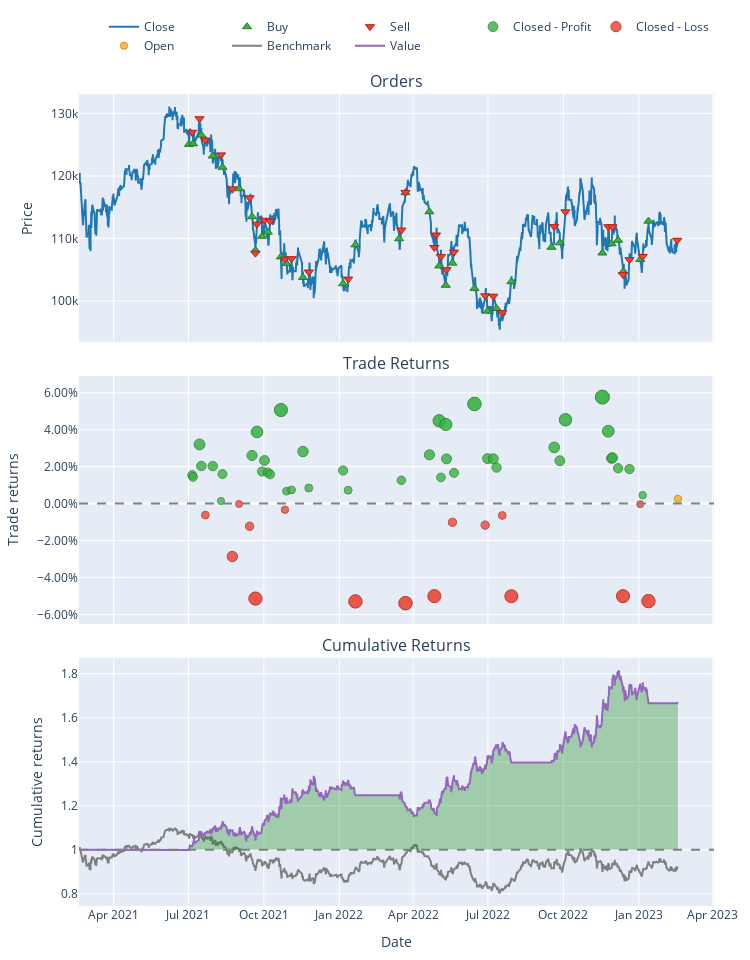

The notebook cell this image was saved under:
### Code cell
import vectorbt as vbt
import numpy as np
import datetime as dt


def get_data(tickers, startDate, endDate):
    dados = vbt.YFData.download(tickers, start = startDate, end = endDate,
                                missing_index='drop',interval='1h').get('Close')
    close = dados[:]
    return close


def custom_indicator(close, rsi_window = 14, slow_ma=200, fast_ma=50, entry=30, exit=70):
    rsi = vbt.RSI.run(close, window = rsi_window).rsi
    media_rap = vbt.MA.run(close, window = slow_ma).ma.to_numpy()
    media_lenta = vbt.MA.run(close, window = fast_ma).ma.to_numpy()

    trend = np.where( (rsi > exit) & (media_lenta < media_rap), -1, 0)  ## This array creates entries and exits
    trend = np.where( (rsi < entry) & (media_rap > media_lenta), 1, trend) 
    
    # rsi.plot(title='RSI IBOV')  ## Plot the asset RSI, in this case "IBOV"
    return trend


### INDICATOR FACTORY ### Excelent for parameter optimization
ind = vbt.IndicatorFactory(    
        class_name = "Combination",
        short_name = "comb",
        input_names = ["close"],
        param_names = ["rsi_window", "slow_ma", "fast_ma", "entry", "exit"],
        output_names = ["value"]    
        ).from_apply_func(
                custom_indicator,  
                rsi_window = 14,
                slow_ma = 200,
                fast_ma = 50,
                entry = 30,
                exit = 70
                )


def create_signals(result):
    entries = result.value == 1.0
    exits = result.value == -1.0
    return entries, exits


def build_portfolio(close, entries, exits):
    pf = vbt.Portfolio.from_signals(close, entries=entries, exits=exits,
                                    direction='all', sl_stop=0.05)
    print(pf.stats(silence_warnings=True))
    return pf


def main():
    endDate = dt.datetime.now()
    startDate = endDate - dt.timedelta(days=730)
    tickers = ['^BVSP']
    rsi_windows = 14
    slow_ma = 200
    fast_ma = 50
    entry = 30
    exit = 65


    close = get_data(tickers, startDate, endDate)
    trend = custom_indicator(close, rsi_window=rsi_windows, slow_ma=slow_ma, fast_ma=fast_ma, entry=entry, exit=exit)    
    result = ind.run(close, rsi_window=rsi_windows, slow_ma=slow_ma, fast_ma=fast_ma, entry=entry, exit=exit)
    entries, exits = create_signals(result)


    pf = build_portfolio(close, entries, exits)
    fig = pf.plot()
    fig.show()
  

if __name__ == '__main__':
    main()

### Figure 1 — Plotly figure (JSON) as saved in the notebook; plotly's stock layout.template omitted (floating-point values rounded to 4 significant figures; data arrays with more than 128 entries replaced by an {"elided": "..."} marker saying what was removed)
{"data": [{"legendgroup": "0", "line": {"color": "#1f77b4"}, "name": "Close", "showlegend": true, "type": "scatter", "uid": "1f4cf922-c1b5-43ba-83d6-0bda7056a907", "x": {"elided": "3279 str values"}, "xaxis": "x", "y": {"elided": "3279 float values"}, "yaxis": "y"}, {"customdata": [[0, 0.0007996, 0], [2, 0.001623, 0], [4, 0.00168, 0], [6, 0.00175, 0], [8, 0.001815, 0], [10, 0.001843, 0], [12, 0.001892, 0], [14, 0.0009667, 0], [16, 0.001967, 0], [18, 0.002036, 0], [20, 0.002181, 0], [22, 0.002307, 0], [24, 0.00239, 0], [26, 0.002502, 0], [28, 0.001274, 0], [29, 0.001135, 0], [31, 0.001135, 0], [33, 0.002093, 0], [36, 0.002208, 0], [38, 0.00241, 0], [40, 0.002489, 0], [42, 0.002604, 0], [44, 0.002813, 0], [46, 0.002939, 0], [48, 0.001498, 0], [49, 0.001286, 0], [51, 0.002633, 0], [53, 0.002859, 0], [55, 0.0031, 0], [57, 0.003238, 0], [59, 0.001643, 0], [61, 0.003286, 0], [63, 0.001642, 0]], "hovertemplate": "Order Id: %{customdata[0]}<br>Date: %{x}<br>Price: %{y}<br>Size: %{customdata[1]:.6f}<br>Fees: %{customdata[2]:.6f}", "legendgroup": "1", "marker": {"color": "#37B13F", "line": {"color": "rgb(38,123,44)", "width": 1}, "size": 8, "symbol": "triangle-up"}, "mode": "markers", "name": "Buy", "type": "scatter", "uid": "3abf5766-ce19-47ae-86c7-f6377916e712", "x": ["2021-07-01T17:00:00+00:00", "2021-07-06T16:00:00+00:00", "2021-07-16T18:00:00+00:00", "2021-07-30T16:00:00+00:00", "2021-08-11T13:00:00+00:00", "2021-08-31T17:00:00+00:00", "2021-09-16T13:00:00+00:00", "2021-09-20T17:00:00+00:00", "2021-09-28T17:00:00+00:00", "2021-10-05T17:00:00+00:00", "2021-10-21T18:00:00+00:00", "2021-10-28T14:00:00+00:00", "2021-11-17T16:00:00+00:00", "2022-01-05T13:00:00+00:00", "2022-01-20T13:00:00+00:00", "2022-03-14T18:00:00+00:00", "2022-03-22T13:00:00+00:00", "2022-04-20T17:00:00+00:00", "2022-05-02T16:00:00+00:00", "2022-05-10T16:00:00+00:00", "2022-05-18T18:00:00+00:00", "2022-06-14T14:00:00+00:00", "2022-06-30T13:00:00+00:00", "2022-07-11T13:00:00+00:00", "2022-07-29T14:00:00+00:00", "2022-09-16T13:00:00+00:00", "2022-09-26T17:00:00+00:00", "2022-11-17T13:00:00+00:00", "2022-11-28T16:00:00+00:00", "2022-12-06T16:00:00+00:00", "2022-12-12T16:00:00+00:00", "2023-01-02T15:00:00+00:00", "2023-01-12T16:00:00+00:00"], "xaxis": "x", "y": [125100.0, 125200.0, 126500.0, 123200.0, 121400.0, 118000.0, 113500.0, 108100.0, 110300.0, 111000.0, 107000.0, 106000.0, 103700.0, 102700.0, 109000.0, 109900.0, 117300.0, 114300.0, 105600.0, 102500.0, 106000.0, 102000.0, 98350.0, 98770.0, 103100.0, 108600.0, 109300.0, 107700.0, 109100.0, 109700.0, 104600.0, 106600.0, 112800.0], "yaxis": "y"}, {"customdata": [[1, 0.001599, 0], [3, 0.001646, 0], [5, 0.001714, 0], [7, 0.001786, 0], [9, 0.001844, 0], [11, 0.001843, 0], [13, 0.0009707, 0], [15, 0.001933, 0], [17, 0.002002, 0], [19, 0.00207, 0], [21, 0.002291, 0], [23, 0.002322, 0], [25, 0.002457, 0], [27, 0.002547, 0], [30, 0.00227, 0], [32, 0.001019, 0], [34, 0.001074, 0], [35, 0.001055, 0], [37, 0.002307, 0], [39, 0.002514, 0], [41, 0.002463, 0], [43, 0.002744, 0], [45, 0.002881, 0], [47, 0.002996, 0], [50, 0.002572, 0], [52, 0.002694, 0], [54, 0.003024, 0], [56, 0.003176, 0], [58, 0.00165, 0], [60, 0.003287, 0], [62, 0.003285, 0], [64, 0.001519, 0]], "hovertemplate": "Order Id: %{customdata[0]}<br>Date: %{x}<br>Price: %{y}<br>Size: %{customdata[1]:.6f}<br>Fees: %{customdata[2]:.6f}", "legendgroup": "2", "marker": {"color": "#EA4335", "line": {"color": "rgb(181,31,18)", "width": 1}, "size": 8, "symbol": "triangle-down"}, "mode": "markers", "name": "Sell", "type": "scatter", "uid": "2c5bfbc0-97af-49e4-a324-45020b327545", "x": ["2021-07-05T15:00:00+00:00", "2021-07-14T13:00:00+00:00", "2021-07-21T16:00:00+00:00", "2021-08-09T17:00:00+00:00", "2021-08-23T13:00:00+00:00", "2021-09-13T14:00:00+00:00", "2021-09-20T16:00:00+00:00", "2021-09-22T13:00:00+00:00", "2021-10-01T17:00:00+00:00", "2021-10-08T13:00:00+00:00", "2021-10-26T16:00:00+00:00", "2021-11-03T15:00:00+00:00", "2021-11-24T17:00:00+00:00", "2022-01-11T17:00:00+00:00", "2022-03-17T13:00:00+00:00", "2022-03-22T14:00:00+00:00", "2022-04-26T18:00:00+00:00", "2022-04-28T18:00:00+00:00", "2022-05-04T18:00:00+00:00", "2022-05-11T14:00:00+00:00", "2022-05-20T17:00:00+00:00", "2022-06-27T16:00:00+00:00", "2022-07-07T13:00:00+00:00", "2022-07-18T13:00:00+00:00", "2022-09-19T19:00:00+00:00", "2022-10-03T13:00:00+00:00", "2022-11-24T17:00:00+00:00", "2022-11-29T18:00:00+00:00", "2022-12-12T15:00:00+00:00", "2022-12-20T13:00:00+00:00", "2023-01-05T15:00:00+00:00", "2023-02-16T18:00:00+00:00"], "xaxis": "x", "y": [127000.0, 129200.0, 125800.0, 123400.0, 117900.0, 116500.0, 107600.0, 112300.0, 112900.0, 112800.0, 106700.0, 106700.0, 104600.0, 103500.0, 111300.0, 117400.0, 108500.0, 110500.0, 107100.0, 105000.0, 107800.0, 100800.0, 100700.0, 98130.0, 111900.0, 114200.0, 111900.0, 111800.0, 104200.0, 106600.0, 107100.0, 109700.0], "yaxis": "y"}, {"customdata": [[0, 0, 1.546], [1, 1, 1.466], [2, 2, 3.3], [3, 3, 2.163], [5, 5, 2.189], [6, 6, 0.1543], [7, 7, 1.762], [11, 11, 2.796], [13, 13, 4.052], [14, 14, 1.884], [15, 15, 2.578], [16, 16, 1.907], [17, 17, 1.816], [18, 18, 5.916], [20, 20, 0.8214], [21, 21, 0.9103], [22, 22, 3.497], [23, 23, 1.077], [24, 24, 2.306], [25, 25, 0.9471], [27, 27, 1.574], [29, 29, 3.155], [31, 31, 5.226], [32, 32, 1.726], [33, 33, 5.292], [34, 34, 3.12], [36, 36, 2.174], [37, 37, 7.162], [39, 39, 3.367], [40, 40, 3.437], [41, 41, 2.831], [44, 44, 4.251], [45, 45, 3.341], [46, 46, 6.684], [47, 47, 8.875], [48, 48, 6.377], [49, 49, 4.149], [50, 50, 4.308], [51, 51, 3.398], [53, 53, 3.218], [55, 55, 0.7997]], "hovertemplate": "Trade Id: %{customdata[0]}<br>Position Id: %{customdata[1]}<br>Date: %{x}<br>PnL: %{customdata[1]:.6f}<br>Return: %{y}", "legendgroup": "3", "marker": {"color": "#37B13F", "line": {"color": "rgb(38,123,44)", "width": 1}, "opacity": [0.7898, 0.7871, 0.8331, 0.8026, 0.8025, 0.7531, 0.7912, 0.8174, 0.8507, 0.7948, 0.8104, 0.7935, 0.7907, 0.8818, 0.767, 0.7687, 0.8231, 0.7715, 0.7963, 0.7683, 0.7824, 0.8183, 0.8665, 0.7864, 0.8613, 0.8127, 0.7929, 0.8903, 0.813, 0.8128, 0.8004, 0.8289, 0.8101, 0.868, 0.9, 0.8517, 0.8135, 0.8143, 0.7994, 0.7983, 0.7614], "size": [8.858, 8.733, 10.88, 9.453, 9.448, 7.144, 8.923, 10.15, 11.7, 9.089, 9.818, 9.03, 8.899, 13.15, 7.792, 7.875, 10.41, 8.003, 9.16, 7.855, 8.51, 10.19, 12.44, 8.701, 12.19, 9.925, 9.002, 13.55, 9.94, 9.93, 9.351, 10.68, 9.803, 12.51, 14, 11.75, 9.962, 10.0, 9.305, 9.254, 7.53], "symbol": "circle"}, "mode": "markers", "name": "Closed - Profit", "type": "scatter", "uid": "34d93fae-3a17-4d4c-a4d7-20b883a818e9", "x": ["2021-07-05T15:00:00+00:00", "2021-07-06T16:00:00+00:00", "2021-07-14T13:00:00+00:00", "2021-07-16T18:00:00+00:00", "2021-07-30T16:00:00+00:00", "2021-08-09T17:00:00+00:00", "2021-08-11T13:00:00+00:00", "2021-09-16T13:00:00+00:00", "2021-09-22T13:00:00+00:00", "2021-09-28T17:00:00+00:00", "2021-10-01T17:00:00+00:00", "2021-10-05T17:00:00+00:00", "2021-10-08T13:00:00+00:00", "2021-10-21T18:00:00+00:00", "2021-10-28T14:00:00+00:00", "2021-11-03T15:00:00+00:00", "2021-11-17T16:00:00+00:00", "2021-11-24T17:00:00+00:00", "2022-01-05T13:00:00+00:00", "2022-01-11T17:00:00+00:00", "2022-03-17T13:00:00+00:00", "2022-04-20T17:00:00+00:00", "2022-05-02T16:00:00+00:00", "2022-05-04T18:00:00+00:00", "2022-05-10T16:00:00+00:00", "2022-05-11T14:00:00+00:00", "2022-05-20T17:00:00+00:00", "2022-06-14T14:00:00+00:00", "2022-06-30T13:00:00+00:00", "2022-07-07T13:00:00+00:00", "2022-07-11T13:00:00+00:00", "2022-09-19T19:00:00+00:00", "2022-09-26T17:00:00+00:00", "2022-10-03T13:00:00+00:00", "2022-11-17T13:00:00+00:00", "2022-11-24T17:00:00+00:00", "2022-11-28T16:00:00+00:00", "2022-11-29T18:00:00+00:00", "2022-12-06T16:00:00+00:00", "2022-12-20T13:00:00+00:00", "2023-01-05T15:00:00+00:00"], "xaxis": "x2", "y": [0.01546, 0.01444, 0.03204, 0.02035, 0.02031, 0.001403, 0.016, 0.02604, 0.03878, 0.01736, 0.02334, 0.01688, 0.0158, 0.05069, 0.006721, 0.007398, 0.02821, 0.008447, 0.01794, 0.007239, 0.01261, 0.02639, 0.04483, 0.01417, 0.04284, 0.02422, 0.01665, 0.05394, 0.02434, 0.02426, 0.01951, 0.03045, 0.02322, 0.0454, 0.05766, 0.03918, 0.02453, 0.02486, 0.01913, 0.01871, 0.004567], "yaxis": "y2"}, {"customdata": [[4, 4, -0.6712], [8, 8, -3.202], [9, 9, -0.0238], [10, 10, -1.336], [12, 12, -5.663], [19, 19, -0.4097], [26, 26, -6.976], [28, 28, -6.814], [30, 30, -6.146], [35, 35, -1.336], [38, 38, -1.63], [42, 42, -0.9495], [43, 43, -7.37], [52, 52, -9.07], [54, 54, -0.05445], [56, 56, -9.284]], "hovertemplate": "Trade Id: %{customdata[0]}<br>Position Id: %{customdata[1]}<br>Date: %{x}<br>PnL: %{customdata[1]:.6f}<br>Return: %{y}", "legendgroup": "4", "marker": {"color": "#EA4335", "line": {"color": "rgb(181,31,18)", "width": 1}, "opacity": [0.7656, 0.8241, 0.75, 0.7815, 0.8837, 0.7582, 0.8877, 0.8902, 0.8802, 0.7759, 0.7798, 0.7662, 0.8803, 0.8803, 0.7502, 0.8872], "size": [7.727, 10.46, 7, 8.471, 13.24, 7.38, 13.42, 13.54, 13.08, 8.207, 8.393, 7.755, 13.08, 13.08, 7.011, 13.4], "symbol": "circle"}, "mode": "markers", "name": "Closed - Loss", "type": "scatter", "uid": "e4bbb556-8a05-4ef5-808f-21de0b49f9f8", "x": ["2021-07-21T16:00:00+00:00", "2021-08-23T13:00:00+00:00", "2021-08-31T17:00:00+00:00", "2021-09-13T14:00:00+00:00", "2021-09-20T16:00:00+00:00", "2021-10-26T16:00:00+00:00", "2022-01-20T13:00:00+00:00", "2022-03-22T13:00:00+00:00", "2022-04-26T18:00:00+00:00", "2022-05-18T18:00:00+00:00", "2022-06-27T16:00:00+00:00", "2022-07-18T13:00:00+00:00", "2022-07-29T14:00:00+00:00", "2022-12-12T15:00:00+00:00", "2023-01-02T15:00:00+00:00", "2023-01-12T16:00:00+00:00"], "xaxis": "x2", "y": [-0.006188, -0.02861, -0.0002189, -0.01229, -0.05141, -0.003341, -0.05294, -0.05391, -0.05008, -0.01013, -0.01165, -0.006418, -0.05014, -0.05011, -0.0003108, -0.05278], "yaxis": "y2"}, {"customdata": [[57, 57, 0.431]], "hovertemplate": "Trade Id: %{customdata[0]}<br>Position Id: %{customdata[1]}<br>Date: %{x}<br>PnL: %{customdata[1]:.6f}<br>Return: %{y}", "legendgroup": "5", "marker": {"color": "#FFAA00", "line": {"color": "rgb(178,118,0)", "width": 1}, "opacity": [0.7562], "size": [7.289], "symbol": "circle"}, "mode": "markers", "name": "Open", "type": "scatter", "uid": "3ae15006-f37b-4f4e-8ca2-eb1c15126928", "x": ["2023-02-17T13:40:30+00:00"], "xaxis": "x2", "y": [0.002587], "yaxis": "y2"}, {"legendgroup": "6", "line": {"color": "#7f7f7f"}, "name": "Benchmark", "showlegend": true, "type": "scatter", "uid": "512051cc-7764-4d97-a9b0-0d48813065b0", "x": {"elided": "3279 str values"}, "xaxis": "x3", "y": {"elided": "3279 float values"}, "yaxis": "y3"}, {"hoverinfo": "skip", "legendgroup": "7", "line": {"color": "rgba(0, 0, 0, 0)", "width": 0}, "opacity": 0, "showlegend": false, "type": "scatter", "uid": "33a66ea1-39a1-4a48-b288-509ccbfc3f96", "x": {"elided": "3279 str values"}, "xaxis": "x3", "y": {"elided": "3279 int values"}, "yaxis": "y3"}, {"connectgaps": false, "fill": "tonexty", "fillcolor": "rgba(0, 128, 0, 0.3)", "hoverinfo": "skip", "legendgroup": "7", "line": {"color": "rgba(0, 0, 0, 0)", "width": 0}, "opacity": 0, "showlegend": false, "type": "scatter", "uid": "9f692099-dc6a-4e45-91be-d46838de95bd", "x": {"elided": "3279 str values"}, "xaxis": "x3", "y": {"elided": "3279 float values"}, "yaxis": "y3"}, {"hoverinfo": "skip", "legendgroup": "7", "line": {"color": "rgba(0, 0, 0, 0)", "width": 0}, "opacity": 0, "showlegend": false, "type": "scatter", "uid": "77bd2759-2bfc-4d88-9689-032beaba5174", "x": {"elided": "3279 str values"}, "xaxis": "x3", "y": {"elided": "3279 int values"}, "yaxis": "y3"}, {"connectgaps": false, "fill": "tonexty", "fillcolor": "rgba(255, 0, 0, 0.3)", "hoverinfo": "skip", "legendgroup": "7", "line": {"color": "rgba(0, 0, 0, 0)", "width": 0}, "opacity": 0, "showlegend": false, "type": "scatter", "uid": "ac622fc9-ded6-4166-9a13-2bf2d45d1aed", "x": {"elided": "3279 str values"}, "xaxis": "x3", "y": {"elided": "3279 float values"}, "yaxis": "y3"}, {"legendgroup": "8", "line": {"color": "#9467bd"}, "name": "Value", "showlegend": true, "type": "scatter", "uid": "853e1976-6f13-4adb-a1b8-2668c0124371", "x": {"elided": "3279 str values"}, "xaxis": "x3", "y": {"elided": "3279 float values"}, "yaxis": "y3"}, {"hoverinfo": "skip", "legendgroup": "7", "line": {"color": "rgba(0, 0, 0, 0)", "width": 0}, "opacity": 0, "showlegend": false, "type": "scatter", "uid": "7b48424e-bcf2-4548-b6a5-e54007f7c051", "x": {"elided": "3279 str values"}, "xaxis": "x3", "y": {"elided": "3279 int values"}, "yaxis": "y3"}], "layout": {"annotations": [{"font": {"size": 16}, "showarrow": false, "text": "Orders", "x": 0.5, "xanchor": "center", "xref": "paper", "y": 1, "yanchor": "bottom", "yref": "paper"}, {"font": {"size": 16}, "showarrow": false, "text": "Trade Returns", "x": 0.5, "xanchor": "center", "xref": "paper", "y": 0.6528, "yanchor": "bottom", "yref": "paper"}, {"font": {"size": 16}, "showarrow": false, "text": "Cumulative Returns", "x": 0.5, "xanchor": "center", "xref": "paper", "y": 0.3056, "yanchor": "bottom", "yref": "paper"}], "height": 960, "legend": {"orientation": "h", "traceorder": "normal", "x": 1, "xanchor": "right", "y": 1.042, "yanchor": "bottom"}, "margin": {"b": 30, "l": 30, "r": 30, "t": 30}, "shapes": [{"line": {"color": "gray", "dash": "dash"}, "type": "line", "x0": 0, "x1": 1, "xref": "paper", "y0": 0, "y1": 0, "yref": "y2"}, {"line": {"color": "gray", "dash": "dash"}, "type": "line", "x0": 0, "x1": 1, "xref": "paper", "y0": 1, "y1": 1, "yref": "y3"}], "width": 750, "xaxis": {"anchor": "y", "domain": [0, 1], "matches": "x3", "showticklabels": false}, "xaxis2": {"anchor": "y2", "domain": [0, 1], "matches": "x3", "showticklabels": false}, "xaxis3": {"anchor": "y3", "domain": [0, 1], "title": {"text": "Date"}}, "yaxis": {"anchor": "x", "domain": [0.6944, 1], "title": {"text": "Price"}}, "yaxis2": {"anchor": "x2", "domain": [0.3472, 0.6528], "tickformat": ".2%", "title": {"text": "Trade returns"}}, "yaxis3": {"anchor": "x3", "domain": [0, 0.3056], "title": {"text": "Cumulative returns"}}}}
